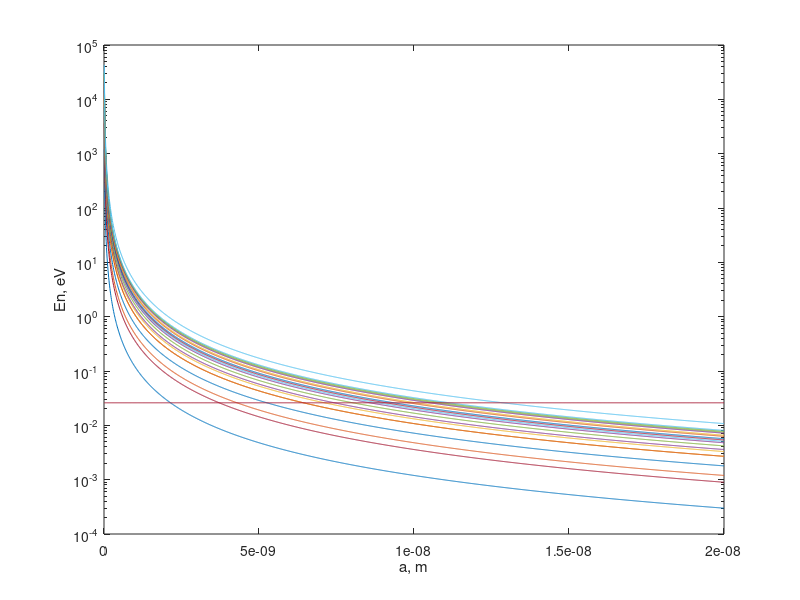
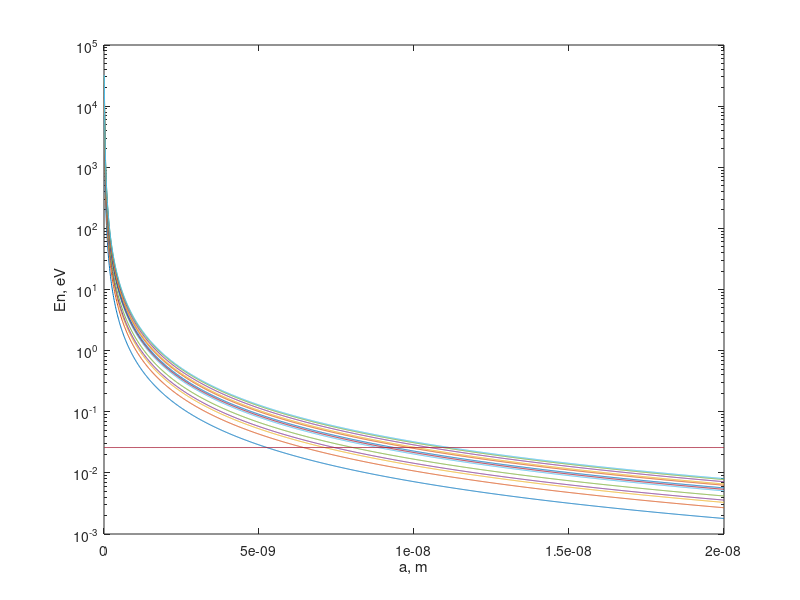

MATLAB code for these plots, in order:
% energy level calc for 1-d quantum well

hbar=1.054E-34; %J*s
j2ev=6.2415E18;
m=9.11E-31; %kg
a=[0.1:0.1:200]*1E-10; %this is like diameter
a=a';
n=[1:6]';

for i=1:length(n)
En{i}=hbar^2*j2ev*pi*n(i)^2./(2*m*a.^2); %griffiths p39
semilogy(a, En{i})
hold on
end
xlabel('a, m');
ylabel('En, eV');

%% 3d box: 
 
n2=[3 6 9 11 12 14 17 18 19 21 22 24 26 27]'; %this is (nx^2+n6^2+nz^2) n=1,2,3,4...
ykt=ones(size(a)).*0.026;
for k=1:length(n2)
    En3{k}=hbar^2*j2ev*pi*n2(k)./(2*m*a.^2); %griffiths p39
    semilogy(a, En3{k});
    hold on
end
semilogy(a, ykt)
xlabel('a, m');
ylabel('En, eV');

%%
En3{1}=hbar^2*j2ev*pi*n2(1)./(2*m*a.^2);
figure
for k=2:length(n2)
    En3{k}=hbar^2*j2ev*pi*n2(k)./(2*m*a.^2); %griffiths p39
    Endiff{k-1}=En3{k}-En3{k-1};
    semilogy(a, En3{k});
    hold on
end
semilogy(a, ykt)
xlabel('a, m');
ylabel('En, eV');

